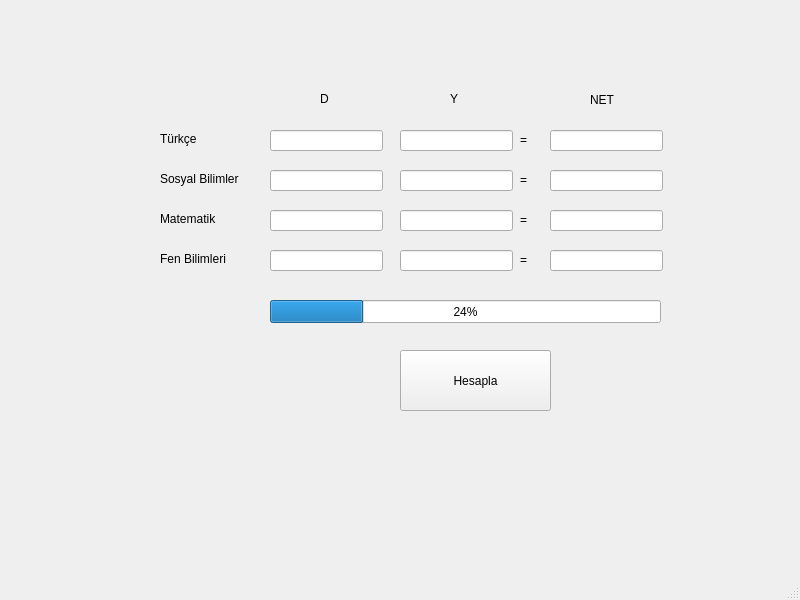
<?xml version="1.0" encoding="UTF-8"?>
<ui version="4.0">
 <class>MainWindow</class>
 <widget class="QMainWindow" name="MainWindow">
  <property name="geometry">
   <rect>
    <x>0</x>
    <y>0</y>
    <width>800</width>
    <height>600</height>
   </rect>
  </property>
  <property name="windowTitle">
   <string>MainWindow</string>
  </property>
  <widget class="QWidget" name="centralwidget">
   <widget class="QLabel" name="Label_Turkce">
    <property name="geometry">
     <rect>
      <x>160</x>
      <y>130</y>
      <width>67</width>
      <height>17</height>
     </rect>
    </property>
    <property name="text">
     <string>Türkçe</string>
    </property>
   </widget>
   <widget class="QLabel" name="Label_Sosyal_Bilimler">
    <property name="geometry">
     <rect>
      <x>160</x>
      <y>170</y>
      <width>101</width>
      <height>17</height>
     </rect>
    </property>
    <property name="text">
     <string>Sosyal Bilimler</string>
    </property>
   </widget>
   <widget class="QLabel" name="Label_Matematik">
    <property name="geometry">
     <rect>
      <x>160</x>
      <y>210</y>
      <width>101</width>
      <height>17</height>
     </rect>
    </property>
    <property name="text">
     <string>Matematik</string>
    </property>
   </widget>
   <widget class="QLabel" name="Label_Fen_Bilimleri">
    <property name="geometry">
     <rect>
      <x>160</x>
      <y>250</y>
      <width>101</width>
      <height>17</height>
     </rect>
    </property>
    <property name="text">
     <string>Fen Bilimleri</string>
    </property>
   </widget>
   <widget class="QLineEdit" name="LineEdit_Turkce_D">
    <property name="geometry">
     <rect>
      <x>270</x>
      <y>130</y>
      <width>113</width>
      <height>21</height>
     </rect>
    </property>
   </widget>
   <widget class="QLineEdit" name="LineEdit_Sosyal_Bilimler_D">
    <property name="geometry">
     <rect>
      <x>270</x>
      <y>170</y>
      <width>113</width>
      <height>21</height>
     </rect>
    </property>
   </widget>
   <widget class="QLineEdit" name="LineEdit_Matematik_D">
    <property name="geometry">
     <rect>
      <x>270</x>
      <y>210</y>
      <width>113</width>
      <height>21</height>
     </rect>
    </property>
   </widget>
   <widget class="QLineEdit" name="LineEdit_Fen_Bilimleri_D">
    <property name="geometry">
     <rect>
      <x>270</x>
      <y>250</y>
      <width>113</width>
      <height>21</height>
     </rect>
    </property>
   </widget>
   <widget class="QLineEdit" name="LineEdit_Fen_Bilimleri_Y">
    <property name="geometry">
     <rect>
      <x>400</x>
      <y>250</y>
      <width>113</width>
      <height>21</height>
     </rect>
    </property>
   </widget>
   <widget class="QLineEdit" name="LineEdit_Sosyal_Bilimler_Y">
    <property name="geometry">
     <rect>
      <x>400</x>
      <y>170</y>
      <width>113</width>
      <height>21</height>
     </rect>
    </property>
   </widget>
   <widget class="QLineEdit" name="LineEdit_Matematik_Y">
    <property name="geometry">
     <rect>
      <x>400</x>
      <y>210</y>
      <width>113</width>
      <height>21</height>
     </rect>
    </property>
   </widget>
   <widget class="QLineEdit" name="LineEdit_Turkce_Y">
    <property name="geometry">
     <rect>
      <x>400</x>
      <y>130</y>
      <width>113</width>
      <height>21</height>
     </rect>
    </property>
   </widget>
   <widget class="QLabel" name="Label_D">
    <property name="geometry">
     <rect>
      <x>320</x>
      <y>90</y>
      <width>16</width>
      <height>17</height>
     </rect>
    </property>
    <property name="text">
     <string>D</string>
    </property>
   </widget>
   <widget class="QLabel" name="Label_Y">
    <property name="geometry">
     <rect>
      <x>450</x>
      <y>90</y>
      <width>16</width>
      <height>17</height>
     </rect>
    </property>
    <property name="text">
     <string>Y</string>
    </property>
   </widget>
   <widget class="QLabel" name="Label_Y_2">
    <property name="geometry">
     <rect>
      <x>590</x>
      <y>90</y>
      <width>31</width>
      <height>20</height>
     </rect>
    </property>
    <property name="text">
     <string>NET</string>
    </property>
   </widget>
   <widget class="QLineEdit" name="LineEdit_Sosyal_Bilimler_NET">
    <property name="geometry">
     <rect>
      <x>550</x>
      <y>170</y>
      <width>113</width>
      <height>21</height>
     </rect>
    </property>
   </widget>
   <widget class="QLineEdit" name="LineEdit_Fen_Bilimleri_NET">
    <property name="geometry">
     <rect>
      <x>550</x>
      <y>250</y>
      <width>113</width>
      <height>21</height>
     </rect>
    </property>
   </widget>
   <widget class="QLineEdit" name="LineEdit_Matematik_NET">
    <property name="geometry">
     <rect>
      <x>550</x>
      <y>210</y>
      <width>113</width>
      <height>21</height>
     </rect>
    </property>
   </widget>
   <widget class="QLineEdit" name="LineEdit_Turkce_NET">
    <property name="geometry">
     <rect>
      <x>550</x>
      <y>130</y>
      <width>113</width>
      <height>21</height>
     </rect>
    </property>
   </widget>
   <widget class="QLabel" name="Label_Esittir_1">
    <property name="geometry">
     <rect>
      <x>520</x>
      <y>130</y>
      <width>16</width>
      <height>20</height>
     </rect>
    </property>
    <property name="text">
     <string>=</string>
    </property>
   </widget>
   <widget class="QLabel" name="Label_Esittir_2">
    <property name="geometry">
     <rect>
      <x>520</x>
      <y>170</y>
      <width>16</width>
      <height>20</height>
     </rect>
    </property>
    <property name="text">
     <string>=</string>
    </property>
   </widget>
   <widget class="QLabel" name="Label_Esittir_3">
    <property name="geometry">
     <rect>
      <x>520</x>
      <y>210</y>
      <width>16</width>
      <height>20</height>
     </rect>
    </property>
    <property name="text">
     <string>=</string>
    </property>
   </widget>
   <widget class="QLabel" name="Label_Esittir_4">
    <property name="geometry">
     <rect>
      <x>520</x>
      <y>250</y>
      <width>16</width>
      <height>20</height>
     </rect>
    </property>
    <property name="text">
     <string>=</string>
    </property>
   </widget>
   <widget class="QPushButton" name="PushButton_Calculation">
    <property name="geometry">
     <rect>
      <x>400</x>
      <y>350</y>
      <width>151</width>
      <height>61</height>
     </rect>
    </property>
    <property name="text">
     <string>Hesapla</string>
    </property>
   </widget>
   <widget class="QProgressBar" name="ProgressBar">
    <property name="geometry">
     <rect>
      <x>270</x>
      <y>300</y>
      <width>391</width>
      <height>23</height>
     </rect>
    </property>
    <property name="value">
     <number>24</number>
    </property>
   </widget>
  </widget>
  <widget class="QMenuBar" name="menubar">
   <property name="geometry">
    <rect>
     <x>0</x>
     <y>0</y>
     <width>800</width>
     <height>22</height>
    </rect>
   </property>
  </widget>
  <widget class="QStatusBar" name="statusbar"/>
 </widget>
 <resources/>
 <connections/>
</ui>
